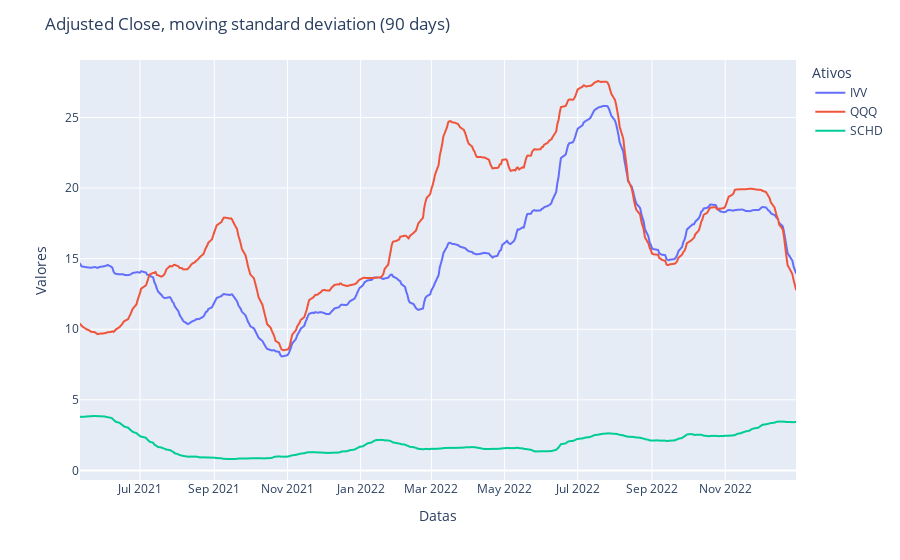

This figure's notebook cell:
### Markdown cell above
4. Monte um gráfico de linhas para os desvios padrão em janela móvel

### Code cell
df_adj_load_std90 = df_ativo_load['Adj Close'].rolling(90).std()
df_adj_load_std90_vertical = df_adj_load_std90.stack().reset_index()
df_adj_load_std90_vertical.columns = ['data', 'ativo', 'valor']
fig = px.line(
    df_adj_load_std90_vertical,
    x="data",
    y="valor",
    color='ativo'
)
fig.update_layout(
    title="Adjusted Close, moving standard deviation (90 days)",
    xaxis_title="Datas",
    yaxis_title="Valores",
    legend=dict(title="Ativos"),
)
fig.show()

### Figure 1 — Plotly figure (JSON) as saved in the notebook; plotly's stock layout.template omitted (floating-point values rounded to 4 significant figures; data arrays with more than 128 entries replaced by an {"elided": "..."} marker saying what was removed)
{"data": [{"hovertemplate": "ativo=IVV<br>data=%{x}<br>valor=%{y}<extra></extra>", "legendgroup": "IVV", "line": {"color": "#636efa", "dash": "solid"}, "marker": {"symbol": "circle"}, "mode": "lines", "name": "IVV", "showlegend": true, "type": "scattergl", "x": {"elided": "414 str values"}, "xaxis": "x", "y": {"elided": "414 float values"}, "yaxis": "y"}, {"hovertemplate": "ativo=QQQ<br>data=%{x}<br>valor=%{y}<extra></extra>", "legendgroup": "QQQ", "line": {"color": "#EF553B", "dash": "solid"}, "marker": {"symbol": "circle"}, "mode": "lines", "name": "QQQ", "showlegend": true, "type": "scattergl", "x": {"elided": "414 str values"}, "xaxis": "x", "y": {"elided": "414 float values"}, "yaxis": "y"}, {"hovertemplate": "ativo=SCHD<br>data=%{x}<br>valor=%{y}<extra></extra>", "legendgroup": "SCHD", "line": {"color": "#00cc96", "dash": "solid"}, "marker": {"symbol": "circle"}, "mode": "lines", "name": "SCHD", "showlegend": true, "type": "scattergl", "x": {"elided": "414 str values"}, "xaxis": "x", "y": {"elided": "414 float values"}, "yaxis": "y"}], "layout": {"legend": {"title": {"text": "Ativos"}, "tracegroupgap": 0}, "margin": {"t": 60}, "title": {"text": "Adjusted Close, moving standard deviation (90 days)"}, "xaxis": {"anchor": "y", "domain": [0, 1], "title": {"text": "Datas"}}, "yaxis": {"anchor": "x", "domain": [0, 1], "title": {"text": "Valores"}}}}
